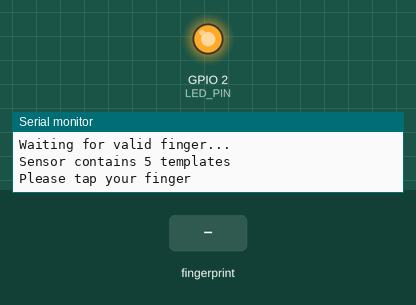
The sketch below on a simulated ESP32. On the bench: output pins drawn as LEDs (lit = HIGH), the last lines printed to the serial monitor. The inputs (shaded band) are chosen by the test bench. WiFi joins after 1.5 s; servers stay silent unless stated.

Above: at 4.2 s.
4.3 s: finger stored as number 1 placed on the sensor
At 6.4 s:
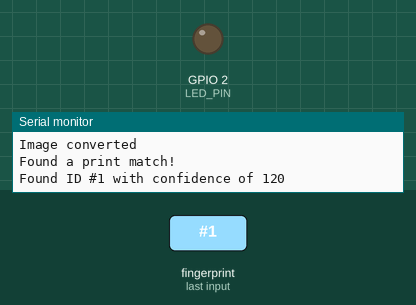
Timing chart, 0 to 8.6 s (numbered marks = the images above; inputs shaded):
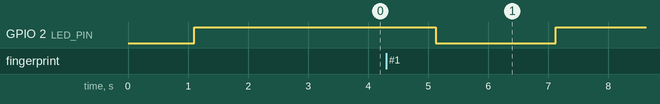

The sketch:

fingerprint_blynk_ESP32.ino
```cpp
#define BLYNK_PRINT Serial

#define BLYNK_TEMPLATE_ID "TMPL6hSq58i9l"
#define BLYNK_TEMPLATE_NAME "Test"
#define BLYNK_AUTH_TOKEN "AAXjM49XXN2JuJvnZNmXaiBsH3KZMIPu"

#include <SPI.h>
#include <WiFi.h>
#include <MFRC522.h>
#include <WiFiClient.h>
#include <BlynkSimpleEsp32.h>
#include <Adafruit_Fingerprint.h>

#if (defined(__AVR__) || defined(ESP8266)) && !defined(__AVR_ATmega2560__)
SoftwareSerial mySerial(2, 3);

#else
#define mySerial Serial2
#endif

Adafruit_Fingerprint finger = Adafruit_Fingerprint(&mySerial);

#define LED_PIN 2

// MFRC522 mfrc522(SS_PIN, RST_PIN);

char auth[] = BLYNK_AUTH_TOKEN;

char ssid[] = "lina";
char pass[] = "B4tam2022#";

BlynkTimer timer;

String word_send;

void setup() {
  Serial.begin(9600);
  while (!Serial)
    ;  // For Yun/Leo/Micro/Zero/...
  delay(100);
  Serial.println("\n\nAdafruit finger detect test");

  // set the data rate for the sensor serial port
  finger.begin(57600);

  pinMode(LED_PIN, OUTPUT);
  digitalWrite(LED_PIN, HIGH);

  Blynk.begin(auth, ssid, pass);
  delay(5);

  if (finger.verifyPassword()) {
    Serial.println("Found fingerprint sensor!");
  } else {
    Serial.println("Did not find fingerprint sensor :(");
    while (1) { delay(1); }
  }

  Serial.println(F("Reading sensor parameters"));
  finger.getParameters();
  Serial.print(F("Status: 0x"));
  Serial.println(finger.status_reg, HEX);
  Serial.print(F("Sys ID: 0x"));
  Serial.println(finger.system_id, HEX);
  Serial.print(F("Capacity: "));
  Serial.println(finger.capacity);
  Serial.print(F("Security level: "));
  Serial.println(finger.security_level);
  Serial.print(F("Device address: "));
  Serial.println(finger.device_addr, HEX);
  Serial.print(F("Packet len: "));
  Serial.println(finger.packet_len);
  Serial.print(F("Baud rate: "));
  Serial.println(finger.baud_rate);

  finger.getTemplateCount();

  if (finger.templateCount == 0) {
    Serial.print("Sensor doesn't contain any fingerprint data. Please run the 'enroll' example.");
  } else {
    Serial.println("Waiting for valid finger...");
    Serial.print("Sensor contains ");
    Serial.print(finger.templateCount);
    Serial.println(" templates");
  }

  word_send = "Please tap your finger";
  timer.setInterval(500L, myDasboard);
}

void loop()  // run over and over again
{
  Blynk.run();
  timer.run();
  getFingerprintID();
  delay(500);  //don't ned to run this at full speed.
}

void myDasboard() {
  Blynk.virtualWrite(V0, word_send);
  Serial.println(word_send);
  word_send = "";
}

uint8_t getFingerprintID() {
  uint8_t p = finger.getImage();
  switch (p) {
    case FINGERPRINT_OK:
      Serial.println("Image taken");
      break;
    case FINGERPRINT_NOFINGER:
      // Serial.println("No finger detected");
      return p;
    case FINGERPRINT_PACKETRECIEVEERR:
      Serial.println("Communication error");
      return p;
    case FINGERPRINT_IMAGEFAIL:
      Serial.println("Imaging error");
      return p;
    default:
      Serial.println("Unknown error");
      return p;
  }

  // OK success!

  p = finger.image2Tz();
  switch (p) {
    case FINGERPRINT_OK:
      Serial.println("Image converted");
      break;
    case FINGERPRINT_IMAGEMESS:
      Serial.println("Image too messy");
      return p;
    case FINGERPRINT_PACKETRECIEVEERR:
      Serial.println("Communication error");
      return p;
    case FINGERPRINT_FEATUREFAIL:
      Serial.println("Could not find fingerprint features");
      return p;
    case FINGERPRINT_INVALIDIMAGE:
      Serial.println("Could not find fingerprint features");
      return p;
    default:
      Serial.println("Unknown error");
      return p;
  }

  // OK converted!
  p = finger.fingerSearch();
  if (p == FINGERPRINT_OK) {
    Serial.println("Found a print match!");
  } else if (p == FINGERPRINT_PACKETRECIEVEERR) {
    Serial.println("Communication error");
    return p;
  } else if (p == FINGERPRINT_NOTFOUND) {
    Serial.println("Did not find a match");
    return p;
  } else {
    Serial.println("Unknown error");
    return p;
  }

  // found a match!
  Serial.print("Found ID #");
  Serial.print(finger.fingerID);
  Serial.print(" with confidence of ");
  Serial.println(finger.confidence);

  digitalWrite(LED_PIN, LOW);
  word_send = "Open the Solenoid";
  Blynk.virtualWrite(V0, word_send);
  delay(2000);

  digitalWrite(LED_PIN, HIGH);
  word_send = "Close the Solenoid";
  // Blynk.virtualWrite(V0, word_send);

  return finger.fingerID;
}

// returns -1 if failed, otherwise returns ID #
int getFingerprintIDez() {
  uint8_t p = finger.getImage();
  if (p != FINGERPRINT_OK) return -1;

  p = finger.image2Tz();
  if (p != FINGERPRINT_OK) return -1;

  p = finger.fingerFastSearch();
  if (p != FINGERPRINT_OK) return -1;

  // found a match!
  // Serial.print("Found ID #");
  // Serial.print(finger.fingerID);
  // Serial.print(" with confidence of ");
  // Serial.println(finger.confidence);

  return finger.fingerID;
}
```

Measured:
- after the input at 4.3 s, GPIO 2 (LED_PIN): HIGH → LOW after 0.83 s, → HIGH 2.0 s later
